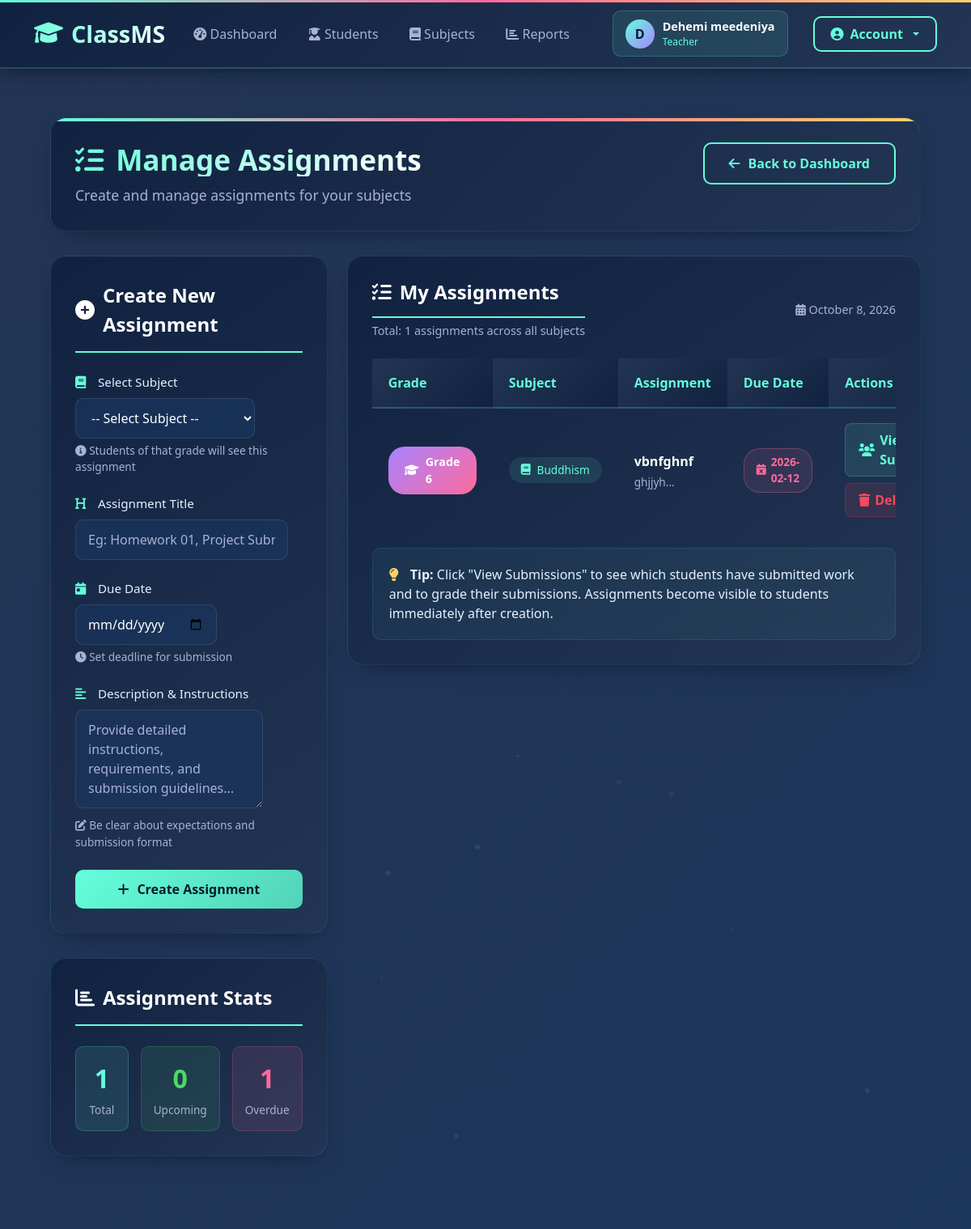
The app's page /teacher/assignments.php (signed in) with its own data.
### tables this page shows
CREATE TABLE `assignments` (
  `id` int(10) UNSIGNED NOT NULL,
  `subject_id` int(10) UNSIGNED NOT NULL,
  `teacher_id` int(10) UNSIGNED NOT NULL,
  `title` varchar(200) NOT NULL,
  `description` text DEFAULT NULL,
  `due_date` date DEFAULT NULL,
  `created_at` timestamp NOT NULL DEFAULT current_timestamp()
);

CREATE TABLE `subjects` (
  `id` int(10) UNSIGNED NOT NULL,
  `name` varchar(120) NOT NULL,
  `grade` varchar(20) NOT NULL,
  `teacher_id` int(10) UNSIGNED NOT NULL,
  `status` enum('pending','approved','rejected') NOT NULL DEFAULT 'approved',
  `created_at` timestamp NOT NULL DEFAULT current_timestamp()
);

### includes/auth.php (called while the page is built, shortened)
<?php
require_once __DIR__ . "/functions.php";
function current_user(){
  return $_SESSION['user'] ?? null;
}

### includes/functions.php (called while the page is built, shortened)
<?php
function e($s){ return htmlspecialchars($s ?? "", ENT_QUOTES, "UTF-8"); }

### teacher/assignments.php (the view, shortened to what this page needs)
<?php
require_once __DIR__ . "/../includes/auth.php";
$tid = (int) current_user()['id'];
$res = $conn->prepare("
  SELECT a.*, s.name subject_name, s.grade
  FROM assignments a
  JOIN subjects s ON s.id=a.subject_id
  WHERE a.teacher_id=?
  ORDER BY a.due_date DESC, a.id DESC
");
$res->bind_param("i",$tid);
$res->execute();
$list = $res->get_result();
require_once __DIR__ . "/../includes/header.php";
?>
<div class="bg-animation"></div>
<div class="particles" id="particles-container"></div>
<div class="container-custom">
    <div class="page-header">
        <div class="d-flex flex-wrap justify-content-between align-items-start">
            <div>
                <h1 class="page-title">
                    <i class="fas fa-tasks"></i> Manage Assignments
                </h1>
                <div class="page-subtitle">
                    Create and manage assignments for your subjects
                </div>
            </div>
            <a class="btn-outline-custom" href="/classms/teacher/dashboard.php">
                <i class="fas fa-arrow-left"></i> Back to Dashboard
            </a>
        </div>
    </div>
    <div class="row">
        <div class="col-lg-4">
            <div class="form-card">
                <div class="form-title">
                    <i class="fas fa-plus-circle"></i> Create New Assignment
                </div>
                <form method="post">
                    <div class="mb-4">
                        <label class="form-label">
                            <i class="fas fa-book"></i> Select Subject
                        </label>
                        <select class="form-select-custom" name="subject_id" required>
                            <option value="">-- Select Subject --</option>
                        </select>
                        <div style="color: var(--text-muted); font-size: 0.85rem; margin-top: 5px;">
                            <i class="fas fa-info-circle"></i> Students of that grade will see this assignment
                        </div>
                    </div>
                    <div class="mb-4">
                        <label class="form-label">
                            <i class="fas fa-heading"></i> Assignment Title
                        </label>
                        <input class="form-control-custom" name="title" required
                               placeholder="Eg: Homework 01, Project Submission, Quiz 1">
                    </div>
                    <div class="mb-4">
                        <label class="form-label">
                            <i class="fas fa-calendar-day"></i> Due Date
                        </label>
                        <input type="date" class="form-control-custom" name="due_date" required>
                        <div style="color: var(--text-muted); font-size: 0.85rem; margin-top: 5px;">
                            <i class="fas fa-clock"></i> Set deadline for submission
                        </div>
                    </div>
                    <div class="mb-4">
                        <label class="form-label">
                            <i class="fas fa-align-left"></i> Description & Instructions
                        </label>
                        <textarea class="form-control-custom" name="description" rows="4"
                                  placeholder="Provide detailed instructions, requirements, and submission guidelines..."></textarea>
                        <div style="color: var(--text-muted); font-size: 0.85rem; margin-top: 5px;">
                            <i class="fas fa-edit"></i> Be clear about expectations and submission format
                        </div>
                    </div>
                    <button class="btn-primary-custom w-100" name="create">
                        <i class="fas fa-plus"></i> Create Assignment
                    </button>
                </form>
            </div>
            <?php
            $totalAssignments = $list->num_rows;
            $list->data_seek(0);
            $today = date('Y-m-d');
            $upcomingCount = 0;
            $overdueCount = 0;
            while($a = $list->fetch_assoc()) {
                if ($a['due_date'] < $today) $overdueCount++;
            }
            $list->data_seek(0);
            ?>
            <div class="form-card">
                <div class="form-title">
                    <i class="fas fa-chart-bar"></i> Assignment Stats
                </div>
                <div style="display: grid; grid-template-columns: repeat(3, 1fr); gap: 15px;">
                    <div style="background: rgba(100, 255, 218, 0.1); border-radius: 10px; padding: 15px; text-align: center; border: 1px solid rgba(100, 255, 218, 0.2);">
                        <div style="color: var(--accent-blue); font-size: 2rem; font-weight: 700; margin-bottom: 5px;">
                            <?= $totalAssignments ?>
                        </div>
                        <div style="color: var(--text-muted); font-size: 0.85rem;">Total</div>
                    </div>
                    <div style="background: rgba(76, 217, 100, 0.1); border-radius: 10px; padding: 15px; text-align: center; border: 1px solid rgba(76, 217, 100, 0.2);">
                        <div style="color: var(--accent-green); font-size: 2rem; font-weight: 700; margin-bottom: 5px;">
                            <?= $upcomingCount ?>
                        </div>
                        <div style="color: var(--text-muted); font-size: 0.85rem;">Upcoming</div>
                    </div>
                    <div style="background: rgba(255, 107, 157, 0.1); border-radius: 10px; padding: 15px; text-align: center; border: 1px solid rgba(255, 107, 157, 0.2);">
                        <div style="color: var(--accent-pink); font-size: 2rem; font-weight: 700; margin-bottom: 5px;">
                            <?= $overdueCount ?>
                        </div>
                        <div style="color: var(--text-muted); font-size: 0.85rem;">Overdue</div>
                    </div>
                </div>
            </div>
        </div>
        <div class="col-lg-8">
            <div class="assignments-container">
                <div class="d-flex flex-wrap justify-content-between align-items-center mb-4">
                    <div>
                        <h2 class="form-title mb-0">
                            <i class="fas fa-list-check"></i> My Assignments
                        </h2>
                        <div style="color: var(--text-muted); font-size: 0.9rem; margin-top: 5px;">
                            Total: <?= $totalAssignments ?> assignments across all subjects
                        </div>
                    </div>
                    <div style="color: var(--text-muted); font-size: 0.9rem;">
                        <i class="fas fa-calendar-alt"></i> <?= date('F j, Y') ?>
                    </div>
                </div>
                <div class="table-responsive">
                    <table class="assignments-table">
                        <thead>
                            <tr>
                                <th style="width: 15%;">Grade</th>
                                <th style="width: 20%;">Subject</th>
                                <th style="width: 25%;">Assignment</th>
                                <th style="width: 15%;">Due Date</th>
                                <th style="width: 25%;">Actions</th>
                            </tr>
                        </thead>
                        <tbody>
                            <?php if($list->num_rows === 0): ?>
                                <tr>
                                    <td colspan="5">
                                        <div class="empty-state">
                                            <div class="empty-icon">
                                                <i class="fas fa-tasks"></i>
                                            </div>
                                            <h3 style="color: var(--accent-blue); margin-bottom: 15px;">
                                                No Assignments Created
                                            </h3>
                                            <p style="color: var(--text-muted); max-width: 400px; margin: 0 auto;">
                                                You haven't created any assignments yet. Start by creating your first assignment!
                                            </p>
                                        </div>
                                    </td>
                                </tr>
                            <?php else:
                                $rowDelay = 0;
                                $today = date('Y-m-d');
                                while($a = $list->fetch_assoc()):
                                    $rowDelay += 0.05;
                                    $dueDate = $a['due_date'];
                                    $dueStatus = '';
                                    if ($dueDate > $today) {
                                        $dueStatus = 'due-future';
                                        $dueIcon = 'fas fa-calendar-plus';
                                    } elseif ($dueDate == $today) {
                                        $dueStatus = 'due-today';
                                        $dueIcon = 'fas fa-exclamation-circle';
                                    } else {
                                        $dueStatus = 'due-past';
                                        $dueIcon = 'fas fa-calendar-times';
                                    }
                            ?>
                                <tr style="animation-delay: <?= $rowDelay ?>s;">
                                    <td>
                                        <span class="grade-badge">
                                            <i class="fas fa-graduation-cap"></i>
                                            Grade <?= e($a['grade']) ?>
                                        </span>
                                    </td>
                                    <td>
                                        <span class="subject-badge">
                                            <i class="fas fa-book"></i>
                                            <?= e($a['subject_name']) ?>
                                        </span>
                                    </td>
                                    <td>
                                        <div style="font-weight: 600; color: var(--text-white); margin-bottom: 5px;">
                                            <?= e($a['title']) ?>
                                        </div>
                                        <?php if($a['description']): ?>
                                            <div style="color: var(--text-muted); font-size: 0.85rem; line-height: 1.3;">
                                                <?= substr(e($a['description']), 0, 50) ?>...
                                            </div>
                                        <?php endif; ?>
                                    </td>
                                    <td>
                                        <span class="due-date-badge <?= $dueStatus ?>">
                                            <i class="<?= $dueIcon ?>"></i>
                                            <?= e($a['due_date']) ?>
                                        </span>
                                    </td>
                                    <td>
                                        <div class="d-flex flex-wrap gap-2">
                                            <a class="btn-view-custom"
                                               href="/classms/teacher/submissions.php?assignment_id=<?= (int)$a['id'] ?>">
                                                <i class="fas fa-users"></i> View Submissions
                                            </a>
                                            <a class="btn-danger-custom"
                                               onclick="return confirm('Are you sure you want to delete this assignment? This will also remove all submissions.')"
                                               href="?delete=<?= (int)$a['id'] ?>">
                                                <i class="fas fa-trash"></i> Delete
                                            </a>
                                        </div>
                                    </td>
                                </tr>
                            <?php endwhile; endif; ?>
                        </tbody>
                    </table>
                </div>
                <div class="info-tip">
                    <i class="fas fa-lightbulb"></i>
                    <span style="color: var(--text-light);">
                        <b>Tip:</b> Click "View Submissions" to see which students have submitted work and to grade their submissions.
                        Assignments become visible to students immediately after creation.
                    </span>
                </div>
            </div>
        </div>
    </div>
</div>
<link rel="stylesheet" href="https://cdnjs.cloudflare.com/ajax/libs/font-awesome/6.0.0/css/all.min.css">
<?php require_once __DIR__ . "/../includes/footer.php"; ?>

### assets/css/style.css (style rules this page uses)
:root { --primary: #4f46e5; --primary-hover: #4338ca; --bg-main: #f8fafc; --surface: #ffffff; --text-dark: #0f172a; --text-muted: #64748b; --border: #e2e8f0; --radius: 0.5rem; --shadow: 0 1px 3px 0 rgb(0 0 0 / 0.1), 0 1px 2px -1px rgb(0 0 0 / 0.1); }
* { box-sizing: border-box; margin: 0; padding: 0; }
body { font-family: -apple-system, BlinkMacSystemFont, "Segoe UI", Roboto, Oxygen, Ubuntu, Cantarell, sans-serif; background-color: var(--bg-main); color: var(--text-dark); line-height: 1.5; }
table { width: 100%; border-collapse: collapse; text-align: left; }
th, td { padding: 0.75rem 1rem; border-bottom: 1px solid var(--border); }
th { background-color: #f1f5f9; font-weight: 600; color: var(--text-muted); }

### includes/header.php (style rules this page uses)
:root { --dark-blue: #0a192f; --medium-blue: #112240; --light-blue: #233554; --accent-blue: #64ffda; --accent-pink: #ff6b9d; --accent-gold: #ffd166; --accent-purple: #a882ff; --accent-green: #4cd964; --accent-red: #ff4757; --text-white: #ffffff; --text-light: #e6f1ff; --text-muted: #a8b2d1; --card-shadow: 0 10px 30px -15px rgba(2, 12, 27, 0.7); }
body { background: linear-gradient(135deg, #0a192f 0%, #112240 50%, #233554 100%); color: var(--text-white); font-family: 'Segoe UI', Tahoma, Geneva, Verdana, sans-serif; min-height: 100vh; }
.bg-animation { position: fixed; top: 0; left: 0; width: 100%; height: 100%; z-index: -1; background: linear-gradient(-45deg, #0a192f, #112240, #1a365d, #233554); background-size: 400% 400%; animation: gradient-shift 15s ease infinite; }

### records on screen
assignments: subject.grade "6", subject.name "Buddhism", title "vbnfghnf", description "ghjjyh", due_date "2026-02-12"

### other values on screen
substr(current_user()['full_name'], 0, 1) "D"
current_user()['full_name'] "Dehemi meedeniya"
current_user()['role'] "Teacher"
$totalAssignments "1"
$upcomingCount "0"
$overdueCount "1"
